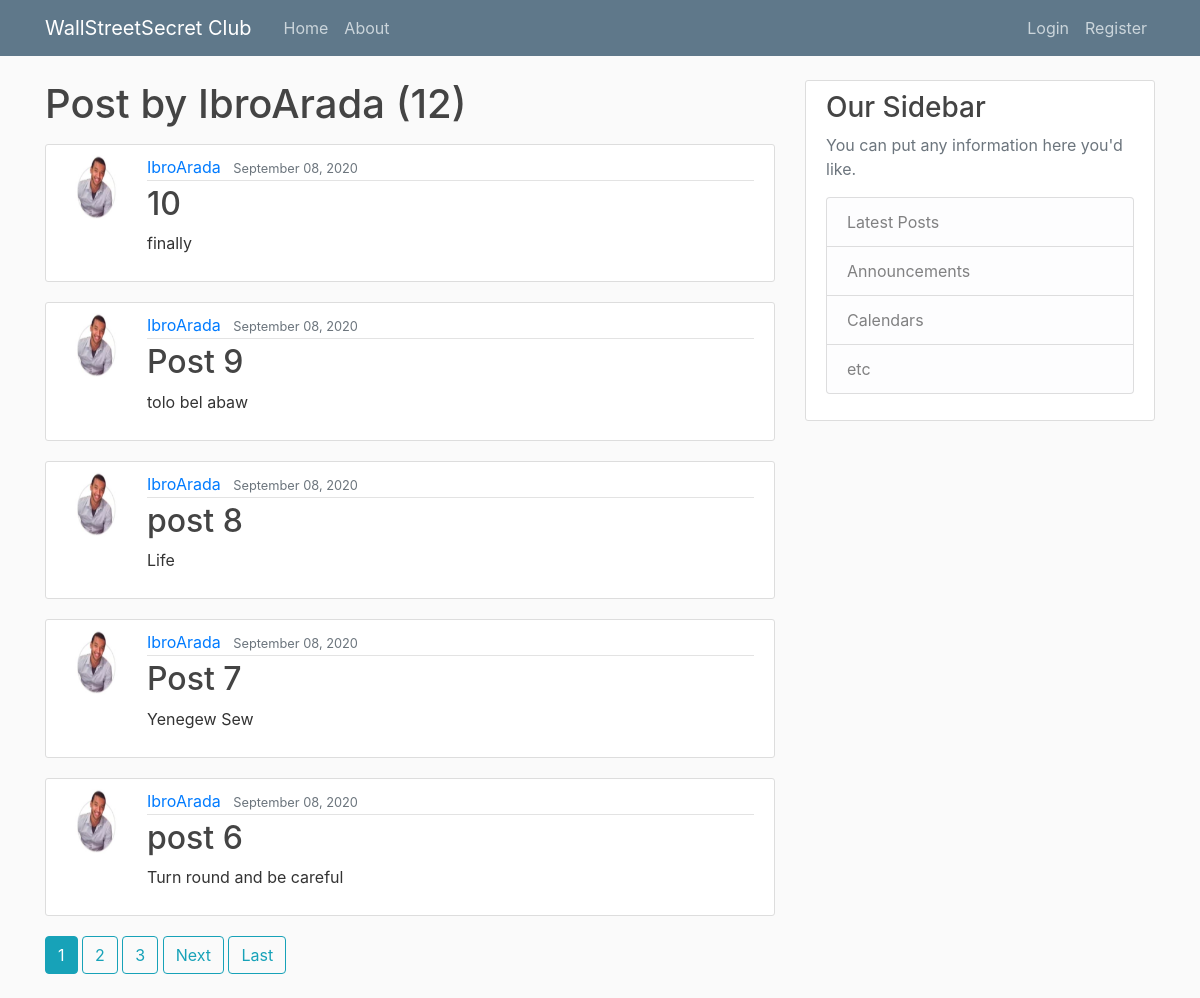
/user/IbroArada, run on the app's committed database.
### blog/models.py (models this page shows, shortened)
class posts(models.Model):
    Title= models.CharField(max_length=100)
    content= models.TextField()
    Date_posted= models.DateTimeField(default= timezone.now)
    author= models.ForeignKey(User,on_delete= models.CASCADE)

### user/models.py (models this page shows, shortened)
class Profile(models.Model):
    user= models.OneToOneField(User, on_delete= models.CASCADE)
    image= models.ImageField(default= 'default.jpg', upload_to = 'profile_pics')

### blog/views.py (the view)
class UserPostListView(ListView):
    model = posts
    template_name = 'blog/user_posts.html'
    context_object_name = 'posts'
    paginate_by = 5
    def get_queryset(self):
        user = get_object_or_404(User, username= self.kwargs.get('username'))
        return posts.objects.filter(author = user).order_by('-Date_posted')

### blog/Templates/blog/user_posts.html (shortened to what this page needs)
    {% extends "blog/base.html" %}
    {% block content %}
    <h1 class = "mb-3"> Post by {{ view.kwargs.username }} ({{ page_obj.paginator.count}})</h1>
        {% for post in  posts %}
            <article class="media content-section">
                  <img class = 'rounded-circle article-img'src="{{ post.author.profile.image.url}}">
                  <div class="media-body">
                        <div class="article-metadata">
                          <a class="mr-2" href="{% url 'user-posts' post.author.username %}">{{ post.author }}</a>
                          <small class="text-muted">{{ post.Date_posted|date:"F d, Y" }}</small>
                        </div>
                        <h2><a class="article-title" href="{% url 'post-detail' post.id %}">{{ post.Title }}</a></h2>
                        <p class="article-content">{{ post.content }}</p>
                  </div>
            </article>
        {% endfor %}
        {% if is_paginated %}
            {% for num in page_obj.paginator.page_range %}
                {% if page_obj.number == num %}
                    <a class="btn btn-info mb-4"  href="?page= {{ num }}">{{ num }}</a>
                {% elif num > page_obj.number|add:'-3' and num < page_obj.number|add:'3' %}
                    <a class="btn btn-outline-info mb-4"  href="?page= {{ num }}"> {{ num }}</a>
                {% endif %}
             {% endfor %}
            {% if page_obj.has_next %}
                <a class="btn btn-outline-info mb-4"  href="?page={{ page_obj.next_page_number }}">Next</a>
                <a class="btn btn-outline-info mb-4"  href="?page={{ page_obj.paginator.num_pages }}"> Last</a>
            {% endif %}
         {% endif %}
    {% endblock content%}

### blog/static/blog/main.css (style rules this page uses)
body { background: #fafafa; color: #333333; margin-top: 5rem; }
h1, h2, h3, h4, h5, h6 { color: #444444; }
.content-section { background: #ffffff; padding: 10px 20px; border: 1px solid #dddddd; border-radius: 3px; margin-bottom: 20px; }
.article-title { color: #444444; }
.article-content { white-space: pre-line; }
.article-img { height: 65px; width: 65px; margin-right: 16px; }
.article-metadata { padding-bottom: 1px; margin-bottom: 4px; border-bottom: 1px solid #e3e3e3 }

### data on the page
posts: author.profile.image (picture), author "IbroArada", Date_posted "September 08, 2020", Title "10", content "finally"
posts: author.profile.image (picture), author "IbroArada", Date_posted "September 08, 2020", Title "Post 9", content "tolo bel abaw"
posts: author.profile.image (picture), author "IbroArada", Date_posted "September 08, 2020", Title "post 8", content "Life"
posts: author.profile.image (picture), author "IbroArada", Date_posted "September 08, 2020", Title "Post 7", content "Yenegew Sew"
posts: author.profile.image (picture), author "IbroArada", Date_posted "September 08, 2020", Title "post 6", content "Turn round and be careful"

### other printed values
{{ view.kwargs.username }} "IbroArada"
{{ page_obj.paginator.count }} "12"
{{ num }} "1"
{{ num }} "2" "3"
